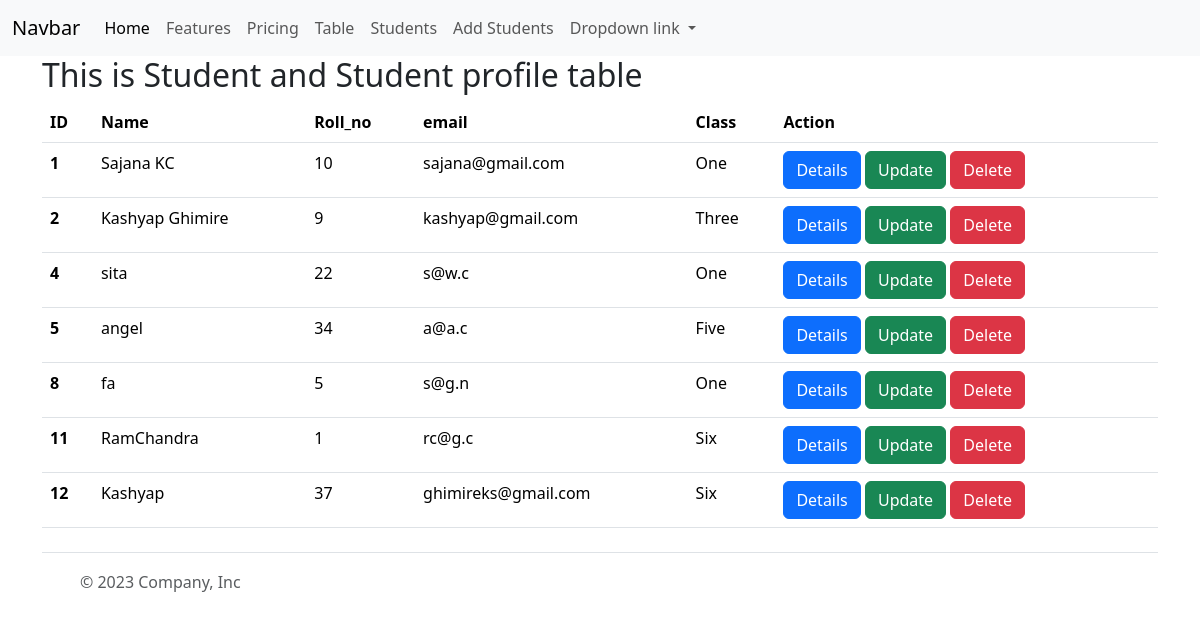
Page /student/ on the earlier database version.
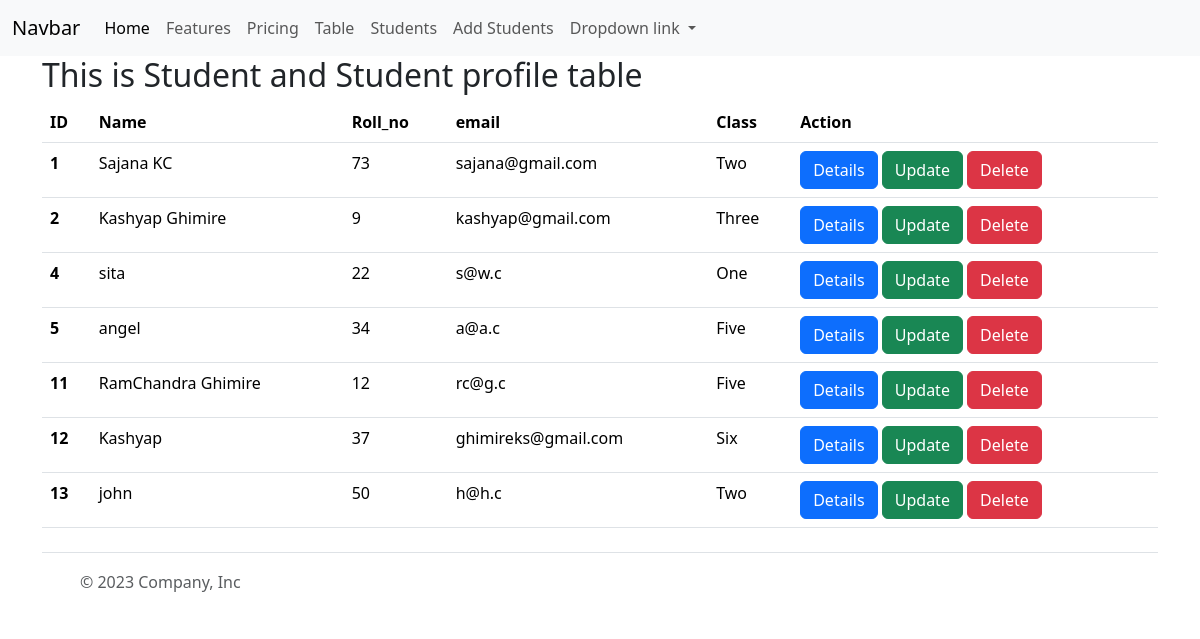
Same page on the later database version.
### myapp/models.py (models this page shows, shortened)
class StudentProfile(models.Model):
    student=models.OneToOneField(Student,on_delete=models.CASCADE)
    phone=models.CharField(max_length=14)
    roll_no=models.IntegerField(unique=True)
    bio=models.TextField(max_length=500)
    profile_pic=models.FileField(null=True, blank=True,upload_to="profile_pics")

class Student(models.Model):
    name=models.CharField(max_length=50)
    age=models.IntegerField()
    address=models.CharField(max_length=50)
    email=models.EmailField(max_length=50)
    classroom=models.ForeignKey(ClassRoom,on_delete=models.CASCADE,related_name="classroom_students",null=True,blank=True)

class ClassRoom(models.Model):
    class_name =models.CharField(max_length=20)

### myapp/views.py (the view)
# urls.py: path('student/',studentdetails,name='studentpage'),
def studentdetails(request):
    studentprofile=StudentProfile.objects.all()
    context={"students": studentprofile}
    return render(request,'student.html',context)

### templates/student.html (shortened to what this page needs)
{% extends "base.html" %}
{% block content %}
<div class='container'>
    <h2>This is Student and Student profile table</h2>
    <table class="table">
      <thead>
        <tr>
          <th scope="col">ID</th>
          <th scope="col">Name</th>
          <th scope="col">Roll_no</th>
          <th scope="col">email</th>
          <th scope="col">Class</th>
          <th scope="col">Action</th>
        </tr>
      </thead>
      <tbody>
          {% for student in students %}
          <tr>
              <th scope="row">{{ student.id }}</th>
              <td>{{ student.student.name }}</td>
              <td>{{ student.roll_no }}</td>
              <td>{{ student.student.email }}</td>
              <td>{{ student.student.classroom.class_name }}</td>
              <td>
                <a class="btn btn-primary" href="{% url "details_student" student.id %}">Details</a>
                <a class="btn btn-success" href="{% url "update_student" student.id %}">Update</a>
                <a class="btn btn-danger"href="{% url "delete_student" student.id %}">Delete</a>
              </td>
            </tr>
          {% endfor %}
      </tbody>
    </table>
</div>
{% endblock content %}

Differences in the rows shown:
removed StudentProfile: id "8", student.name "fa", roll_no "5", student.email "s@g.n", student.classroom.class_name "One"
changed StudentProfile "Sajana KC": roll_no "10" → "73"; student.classroom.class_name "One" → "Two"
changed StudentProfile "rc@g.c": student.name "RamChandra" → "RamChandra Ghimire"; roll_no "1" → "12"; student.classroom.class_name "Six" → "Five"
added StudentProfile: id "13", student.name "john", roll_no "50", student.email "h@h.c", student.classroom.class_name "Two"
